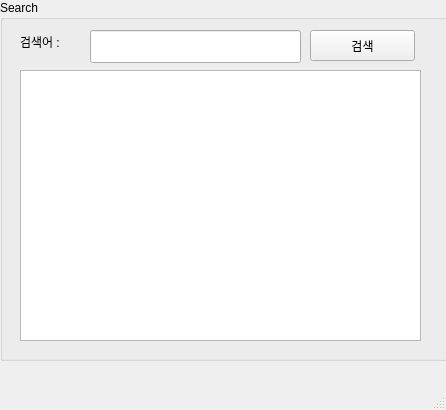
<?xml version="1.0" encoding="UTF-8"?>
<ui version="4.0">
 <class>NaverSearch</class>
 <widget class="QMainWindow" name="NaverSearch">
  <property name="geometry">
   <rect>
    <x>0</x>
    <y>0</y>
    <width>446</width>
    <height>410</height>
   </rect>
  </property>
  <property name="windowTitle">
   <string>MainWindow</string>
  </property>
  <widget class="QWidget" name="centralwidget">
   <widget class="QGroupBox" name="groupBox">
    <property name="geometry">
     <rect>
      <x>0</x>
      <y>0</y>
      <width>461</width>
      <height>361</height>
     </rect>
    </property>
    <property name="title">
     <string>Search</string>
    </property>
    <widget class="QLineEdit" name="txtSearchWord">
     <property name="geometry">
      <rect>
       <x>90</x>
       <y>30</y>
       <width>211</width>
       <height>33</height>
      </rect>
     </property>
    </widget>
    <widget class="QLabel" name="label">
     <property name="geometry">
      <rect>
       <x>20</x>
       <y>30</y>
       <width>73</width>
       <height>23</height>
      </rect>
     </property>
     <property name="text">
      <string>검색어 : </string>
     </property>
    </widget>
    <widget class="QPushButton" name="btnSearch">
     <property name="geometry">
      <rect>
       <x>310</x>
       <y>30</y>
       <width>105</width>
       <height>31</height>
      </rect>
     </property>
     <property name="text">
      <string>검색</string>
     </property>
    </widget>
    <widget class="QTableWidget" name="tblResult">
     <property name="geometry">
      <rect>
       <x>20</x>
       <y>70</y>
       <width>401</width>
       <height>271</height>
      </rect>
     </property>
    </widget>
   </widget>
  </widget>
  <widget class="QMenuBar" name="menubar">
   <property name="geometry">
    <rect>
     <x>0</x>
     <y>0</y>
     <width>446</width>
     <height>32</height>
    </rect>
   </property>
  </widget>
  <widget class="QStatusBar" name="stsResult"/>
 </widget>
 <resources/>
 <connections/>
</ui>
